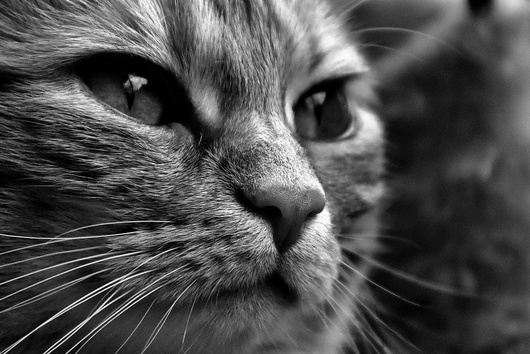
#> input picture image_files/catBWjpeg.jpg, 530 x 354 px, shrunk from 970 x 647 before the run
$ jupyter execute --allow-errors demo.ipynb
#> lines starting #> are read from the running program, lines starting #| are printed output that depends on the picture
### what_is_this_image

a function for interrogating image data in python 3

#### a brief demonstration

[cell 1]
#imports

import os
import numpy as np
import cv2
from PIL import Image
import matplotlib.pyplot as plt

[cell 2]
cwd = os.getcwd()

image_dir = cwd + os.sep + 'image_files' + os.sep

impath_1 = image_dir + 'catBWjpeg.jpg'
impath_2 = image_dir + 'dogpng.png'
impath_3 = image_dir + 'maskpng.png'
impath_4 = image_dir + 'catColor.jpg'

[cell 3]
# various kinds of images read into python in different ways
im1 = Image.open(impath_1)
#> im1 is the input picture: PIL image 530x354 RGB; min 0, max 255, mean 76.5
im2 = cv2.imread(impath_1)
im3 = Image.open(impath_2)
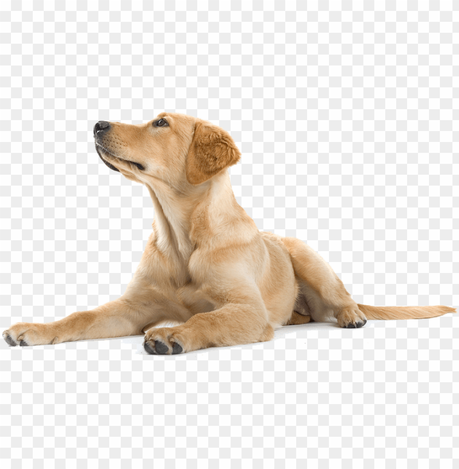
#> input picture image_files/dogpng.png, 459 x 469 px, shrunk from 840 x 859 before the run
#> im3 is the input picture: PIL image 459x469 RGBA; mean R, G, B, A 235.2, 229.2, 222.9, 255
im4 = cv2.imread(impath_2)
im5 = cv2.imread(impath_3, cv2.IMREAD_GRAYSCALE)
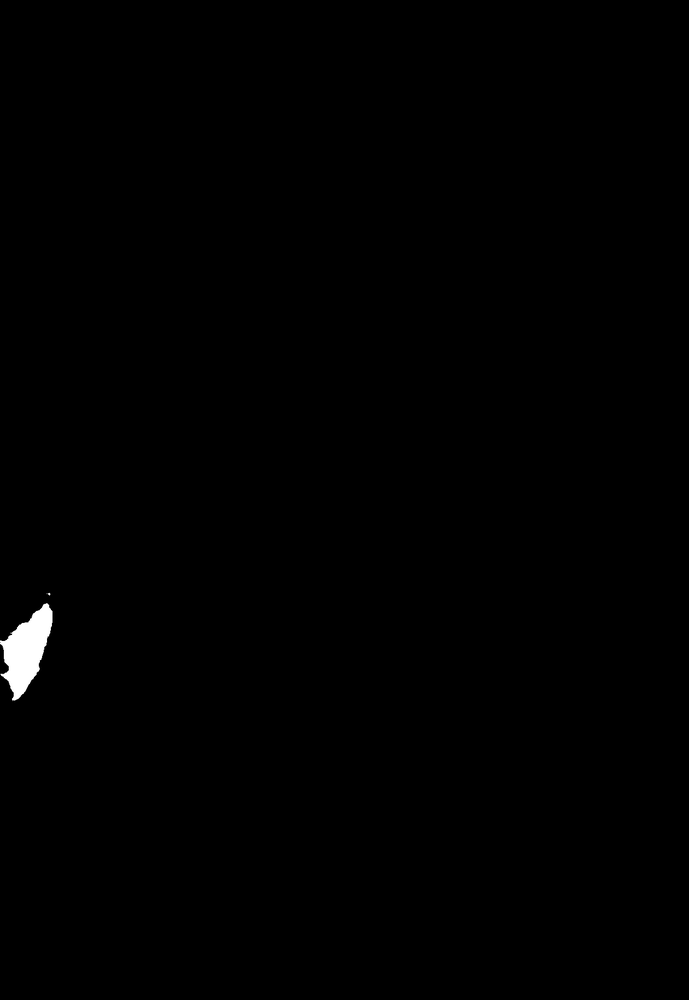
#> input picture image_files/maskpng.png, 689 x 1000 px, shrunk from 1260 x 1830 before the run
#> im5 is the input picture: shape (1000, 689); min 0, max 255, mean 1
im6 = Image.open(impath_3)
#> (the rest of this cell did not finish here and is left out)
